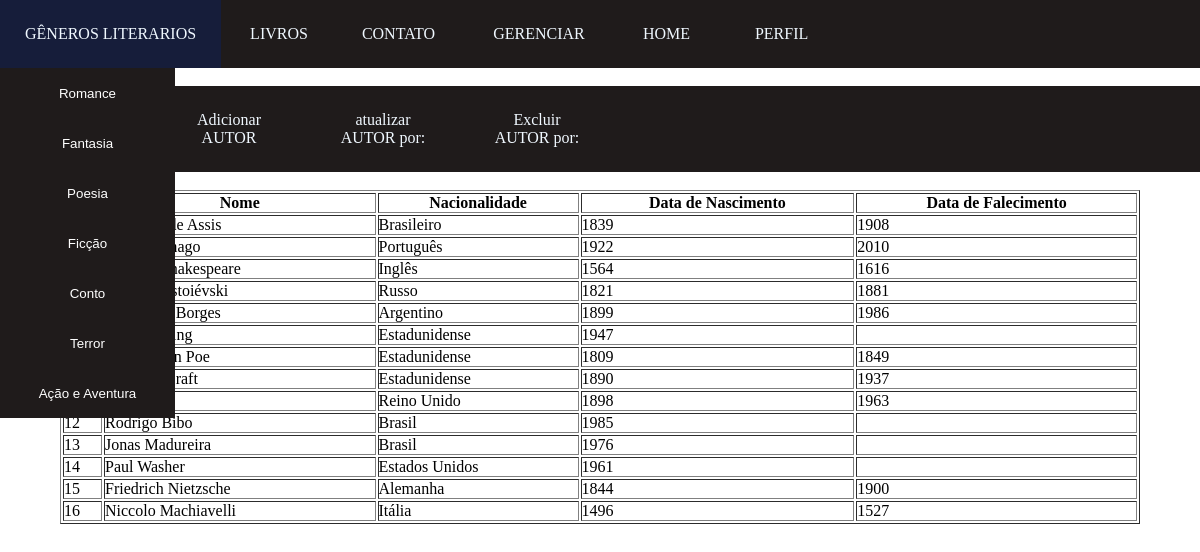
Page /funcionario/gerenciar_autor/autor_lista.php on the earlier database version.
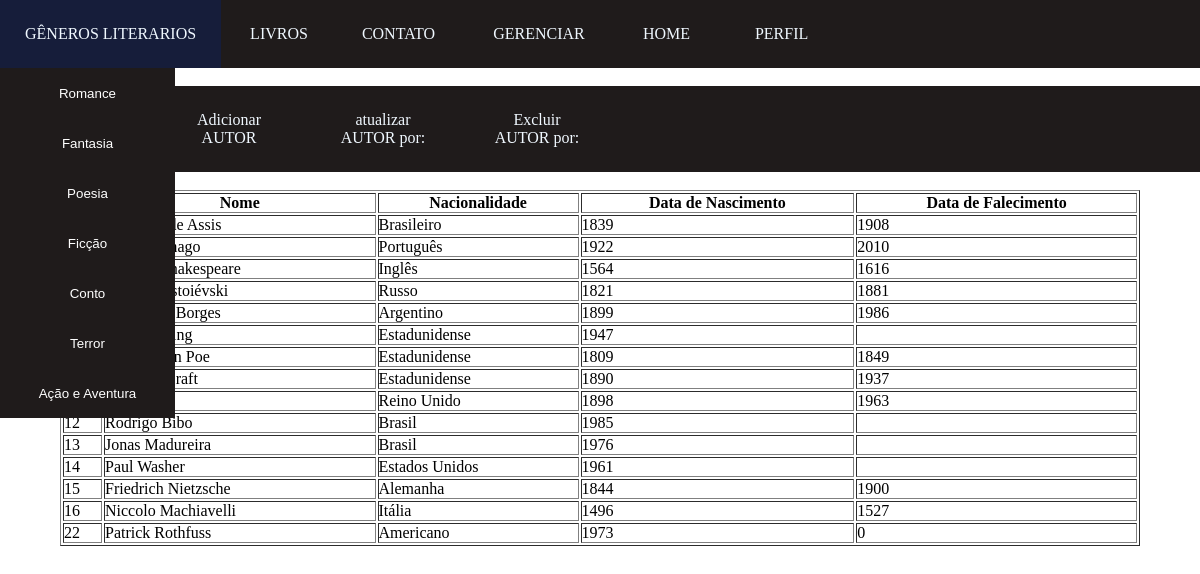
Same page on the later database version.
### tables this page shows
CREATE TABLE `autor` (
  `id_autor` int NOT NULL,
  `nome_autor` varchar(50) NOT NULL,
  `pais_autor` varchar(50) NOT NULL,
  `nascimento_autor` int NOT NULL,
  `falecimento_autor` int DEFAULT NULL
);

### funcionario/gerenciar_autor/autor_lista.php (the view, shortened to what this page needs)
<?php
    include('../../php/conexao.php');
?>
<!DOCTYPE html>
<html lang="pt-br">
<head>
    <link rel="stylesheet" href="../../design/index.css">
    <link rel="stylesheet" href="../../design/menu.css">
    <link rel="stylesheet" href="https://cdnjs.cloudflare.com/ajax/libs/font-awesome/6.4.0/css/all.min.css" />
    <link rel="stylesheet" href="https://cdnjs.cloudflare.com/ajax/libs/font-awesome/5.15.3/css/all.min.css">
</head>
<body>
    <div style="background-color: #1f1919;">
        <nav>
            <ul>
                <li class="dropdown">
                    <a href="../generos_literario.html">GÊNEROS LITERARIOS</a>
                    <div class="dp-menu">
                        <form method="post" action="../php/lista_genero.php">
                            <button type="submit" name="Submit">Romance</button>
                        </form>
                        <form method="post" action="../php/lista_genero.php">
                            <button type="submit" name="Submit">Fantasia</button>
                        </form>
                        <form method="post" action="../php/lista_genero.php">
                            <button type="submit" name="Submit">Poesia</button>
                        </form>
                        <form method="post" action="../php/lista_genero.php">
                            <button type="submit" name="Submit">Ficção</button>
                        </form>
                        <form method="post" action="../php/lista_genero.php">
                            <button type="submit" name="Submit">Conto</button>
                        </form>
                        <form method="post" action="../php/lista_genero.php">
                            <button type="submit" name="Submit">Terror</button>
                        </form>
                        <form method="post" action="../php/lista_genero.php">
                            <button type="submit" name="Submit">Ação e Aventura</button>
                        </form>
                    </div>
                </li>
                <li>
                    <a href="../livros.php">LIVROS</a>
                </li>
                <li>
                    <a href="../contato.html">CONTATO</a>
                </li>
                <li class="dropdown">
                <a href="../gerenciar.html" style="width: 150px; text-align: center;">GERENCIAR</a>
                </li>
                <li>
                    <a href="../index.php">HOME</a>
                </li>
                <li class="dropdown">
                    <a href="../perfil.php" style="width: 125px; text-align: center;">PERFIL</a>
                </li>
            </ul>
        </nav>
    </div>
    <br>
    <nav>
        <ul>
            <li>
                <a href="autor_lista.php" style="width: 150px; text-align: center;">LISTA AUTOR</a>
            </li>
            <li>
                <a href="adicionar_autor.html" style="width: 150px; text-align: center;">Adicionar AUTOR</a>
            </li>
            <li class="dropdown">
                <a href="atualizar_autor_por.html" style="width: 150px; text-align: center;">atualizar AUTOR por:</a>
            </li>
            <li class="dropdown">
                <a href="excluir_autor_por.html" style="width: 150px; text-align: center;">Excluir AUTOR por:</a>
            </li>
        </ul>
    </nav>
    <br>
    <table border="1" style="width:90%; margin: auto;">
        <tr>
            <th>ID</th>
            <th>Nome</th>
            <th>Nacionalidade</th>
            <th>Data de Nascimento</th>
            <th>Data de Falecimento</th>
        </tr>
        <?php
        $sql = mysqli_query($mysqli, "SELECT  *   FROM  autor");
        while ($result = mysqli_fetch_array($sql))
            {
                $id_autor = $result['id_autor'];
                $nome_autor = $result['nome_autor'];
                $pais_autor = $result['pais_autor'];
                $nascimento_autor = $result['nascimento_autor'];
                $falecimento_autor = $result['falecimento_autor'];
                echo "<tr>";
                echo "<td>".$id_autor."</td>";
                echo "<td>".$nome_autor."</td>";
                echo "<td>".$pais_autor."</td>";
                echo "<td>".$nascimento_autor."</td>";
                echo "<td>".$falecimento_autor."</td>";
                echo "</tr>";
            };
        ?>
    </table>
</body>
</html>

### design/index.css (style rules this page uses)
* { margin: 0; padding: 0; box-sizing: border-box; }
body { background-color: white; }
nav { background-color:rgb(31, 27, 27); }
nav li { display: inline-block; background-color:(31, 27, 27); }
nav li a { display: inline-block; text-decoration: none; color:aliceblue; padding: 25px; background-color:rgb(31, 27, 27); }
.dp-menu { position: absolute; display: none; }

### design/menu.css (style rules this page uses)
body { background-color: white; }
.dp-menu button { width: 175px; height: 50px; background-color:rgb(31, 27, 27); color: white; border: none; }
.dp-menu { border-color: rgb(31, 27, 27); }

Differences in the rows shown:
added autor: id_autor "22", nome_autor "Patrick Rothfuss", pais_autor "Americano", nascimento_autor "1973", falecimento_autor "0"
